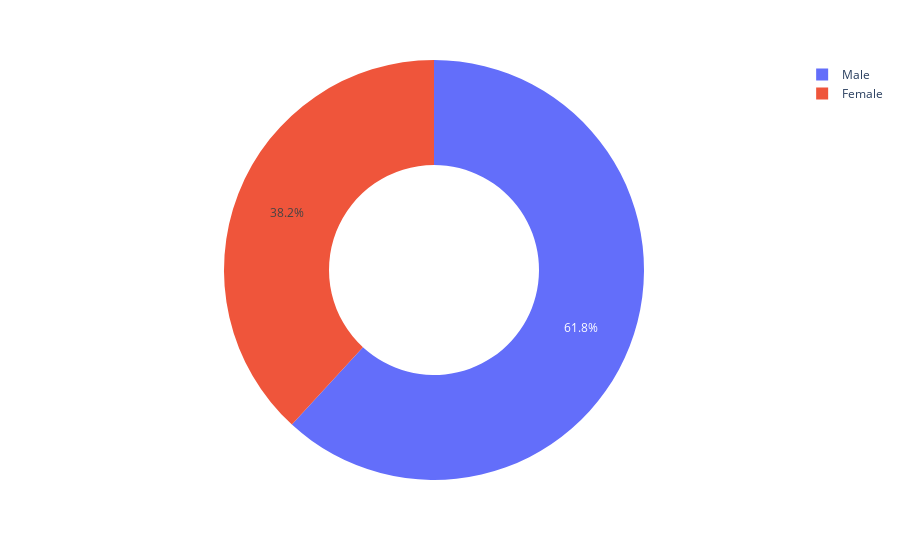

The notebook cell saved with this chart:
### Code cell
figure = px.pie(data, 
             values='tip', 
             names='sex',hole = 0.5)
figure.show()

### Figure 1 — Plotly figure (JSON) as saved in the notebook; plotly's stock layout.template omitted (floating-point values rounded to 4 significant figures; data arrays with more than 128 entries replaced by an {"elided": "..."} marker saying what was removed)
{"data": [{"domain": {"x": [0, 1], "y": [0, 1]}, "hole": 0.5, "hovertemplate": "sex=%{label}<br>tip=%{value}<extra></extra>", "labels": {"elided": "244 str values"}, "legendgroup": "", "name": "", "showlegend": true, "type": "pie", "values": {"elided": "244 int values"}}], "layout": {"autosize": true, "legend": {"tracegroupgap": 0}, "margin": {"t": 60}}}
